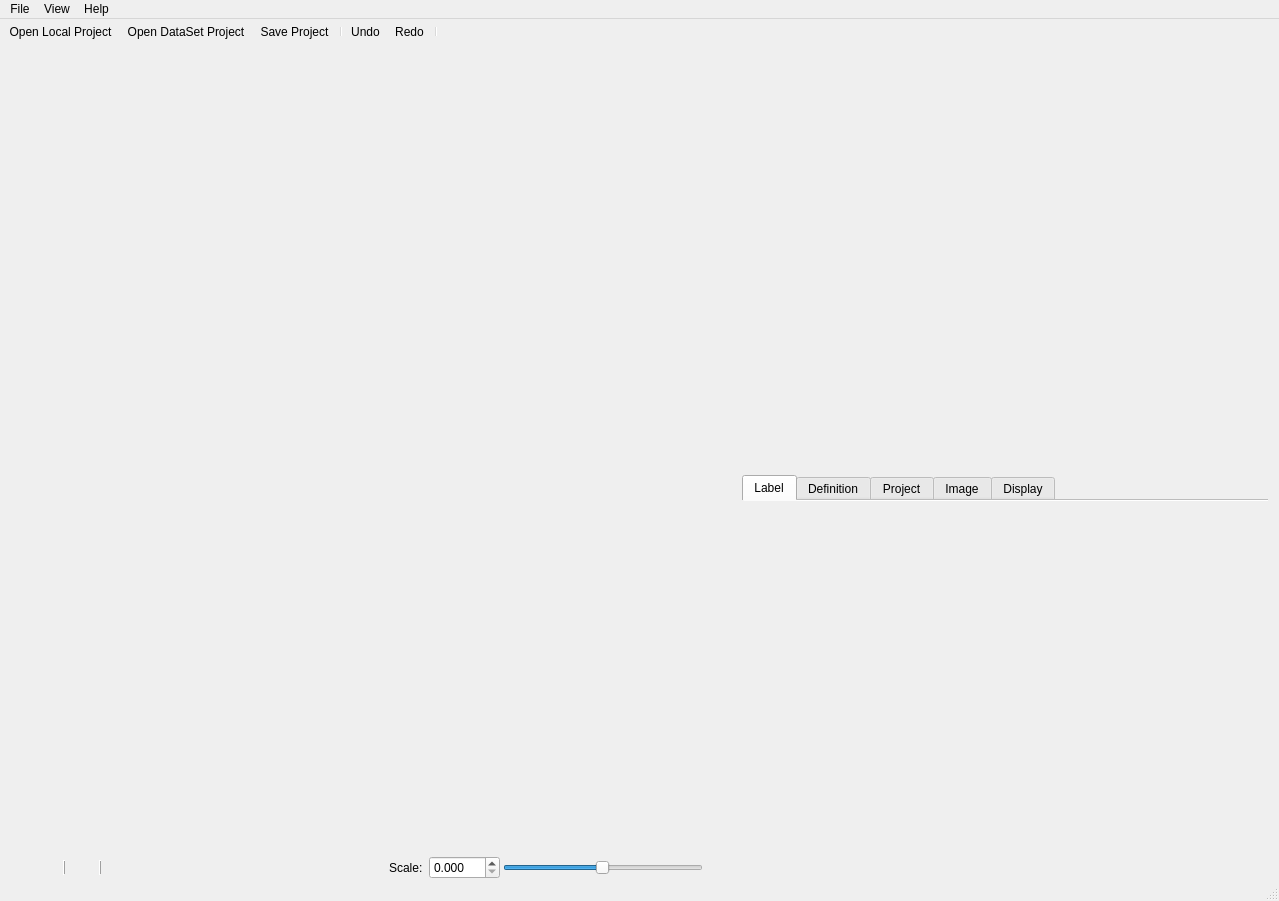
<?xml version="1.0" encoding="UTF-8"?>
<ui version="4.0">
 <class>MainWindowClass</class>
 <widget class="QMainWindow" name="MainWindowClass">
  <property name="geometry">
   <rect>
    <x>0</x>
    <y>0</y>
    <width>1279</width>
    <height>901</height>
   </rect>
  </property>
  <property name="windowTitle">
   <string>MainWindow</string>
  </property>
  <widget class="QWidget" name="centralWidget">
   <property name="sizePolicy">
    <sizepolicy hsizetype="Ignored" vsizetype="Ignored">
     <horstretch>0</horstretch>
     <verstretch>0</verstretch>
    </sizepolicy>
   </property>
   <property name="autoFillBackground">
    <bool>true</bool>
   </property>
   <layout class="QVBoxLayout" name="verticalLayout">
    <property name="spacing">
     <number>0</number>
    </property>
    <property name="leftMargin">
     <number>0</number>
    </property>
    <property name="topMargin">
     <number>1</number>
    </property>
    <property name="rightMargin">
     <number>0</number>
    </property>
    <property name="bottomMargin">
     <number>0</number>
    </property>
    <item>
     <widget class="QSplitter" name="splitter">
      <property name="autoFillBackground">
       <bool>true</bool>
      </property>
      <property name="lineWidth">
       <number>0</number>
      </property>
      <property name="orientation">
       <enum>Qt::Horizontal</enum>
      </property>
      <property name="opaqueResize">
       <bool>true</bool>
      </property>
      <property name="handleWidth">
       <number>1</number>
      </property>
      <property name="childrenCollapsible">
       <bool>false</bool>
      </property>
      <widget class="QWidget" name="verticalLayoutWidget_2">
       <layout class="QVBoxLayout" name="left_verticalLayout">
        <item>
         <widget class="SourcePicturesWidget" name="files_tree" native="true"/>
        </item>
       </layout>
      </widget>
      <widget class="QWidget" name="verticalLayoutWidget">
       <layout class="QVBoxLayout" name="center_verticalLayout">
        <property name="spacing">
         <number>1</number>
        </property>
        <property name="leftMargin">
         <number>0</number>
        </property>
        <property name="topMargin">
         <number>0</number>
        </property>
        <property name="rightMargin">
         <number>0</number>
        </property>
        <property name="bottomMargin">
         <number>0</number>
        </property>
        <item>
         <widget class="DesktopWidget" name="desktop" native="true">
          <property name="sizePolicy">
           <sizepolicy hsizetype="Preferred" vsizetype="Expanding">
            <horstretch>0</horstretch>
            <verstretch>0</verstretch>
           </sizepolicy>
          </property>
          <layout class="QVBoxLayout" name="verticalLayout_2">
           <property name="spacing">
            <number>0</number>
           </property>
           <property name="leftMargin">
            <number>0</number>
           </property>
           <property name="topMargin">
            <number>0</number>
           </property>
           <property name="rightMargin">
            <number>0</number>
           </property>
           <property name="bottomMargin">
            <number>0</number>
           </property>
          </layout>
         </widget>
        </item>
        <item>
         <widget class="QWidget" name="desktop_controls_widget" native="true">
          <property name="autoFillBackground">
           <bool>true</bool>
          </property>
          <layout class="QHBoxLayout" name="horizontalLayout">
           <property name="spacing">
            <number>3</number>
           </property>
           <property name="leftMargin">
            <number>6</number>
           </property>
           <property name="topMargin">
            <number>0</number>
           </property>
           <property name="rightMargin">
            <number>0</number>
           </property>
           <property name="bottomMargin">
            <number>0</number>
           </property>
           <item>
            <widget class="ElidedLabelWidget" name="mouse_pos_label" native="true">
             <property name="sizePolicy">
              <sizepolicy hsizetype="Preferred" vsizetype="Preferred">
               <horstretch>0</horstretch>
               <verstretch>0</verstretch>
              </sizepolicy>
             </property>
             <property name="minimumSize">
              <size>
               <width>0</width>
               <height>0</height>
              </size>
             </property>
            </widget>
           </item>
           <item>
            <widget class="Line" name="line">
             <property name="maximumSize">
              <size>
               <width>16777215</width>
               <height>15</height>
              </size>
             </property>
             <property name="frameShadow">
              <enum>QFrame::Raised</enum>
             </property>
             <property name="orientation">
              <enum>Qt::Vertical</enum>
             </property>
            </widget>
           </item>
           <item>
            <widget class="ColorDisplayWidget" name="color_widget" native="true">
             <property name="minimumSize">
              <size>
               <width>24</width>
               <height>0</height>
              </size>
             </property>
            </widget>
           </item>
           <item>
            <widget class="ElidedLabelWidget" name="color_value_label" native="true">
             <property name="sizePolicy">
              <sizepolicy hsizetype="Preferred" vsizetype="Preferred">
               <horstretch>0</horstretch>
               <verstretch>0</verstretch>
              </sizepolicy>
             </property>
            </widget>
           </item>
           <item>
            <widget class="Line" name="line_2">
             <property name="maximumSize">
              <size>
               <width>16777215</width>
               <height>15</height>
              </size>
             </property>
             <property name="frameShadow">
              <enum>QFrame::Raised</enum>
             </property>
             <property name="orientation">
              <enum>Qt::Vertical</enum>
             </property>
            </widget>
           </item>
           <item>
            <widget class="ElidedLabelWidget" name="desktop_status_label" native="true">
             <property name="sizePolicy">
              <sizepolicy hsizetype="MinimumExpanding" vsizetype="Preferred">
               <horstretch>0</horstretch>
               <verstretch>0</verstretch>
              </sizepolicy>
             </property>
            </widget>
           </item>
           <item>
            <widget class="QLabel" name="label">
             <property name="text">
              <string>Scale: </string>
             </property>
            </widget>
           </item>
           <item>
            <widget class="QDoubleSpinBox" name="scale_doubleSpinBox">
             <property name="decimals">
              <number>3</number>
             </property>
             <property name="minimum">
              <double>0.000000000000000</double>
             </property>
             <property name="maximum">
              <double>500.000000000000000</double>
             </property>
             <property name="singleStep">
              <double>0.100000000000000</double>
             </property>
            </widget>
           </item>
           <item>
            <widget class="QSlider" name="scale_horizontalSlider">
             <property name="maximumSize">
              <size>
               <width>200</width>
               <height>16777215</height>
              </size>
             </property>
             <property name="minimum">
              <number>1</number>
             </property>
             <property name="maximum">
              <number>100</number>
             </property>
             <property name="singleStep">
              <number>1</number>
             </property>
             <property name="pageStep">
              <number>5</number>
             </property>
             <property name="value">
              <number>50</number>
             </property>
             <property name="orientation">
              <enum>Qt::Horizontal</enum>
             </property>
             <property name="invertedAppearance">
              <bool>false</bool>
             </property>
             <property name="invertedControls">
              <bool>false</bool>
             </property>
            </widget>
           </item>
           <item>
            <widget class="QPushButton" name="fit_image_to_desktop_pushButton">
             <property name="maximumSize">
              <size>
               <width>24</width>
               <height>24</height>
              </size>
             </property>
             <property name="text">
              <string/>
             </property>
             <property name="icon">
              <iconset resource="MainWindow.qrc">
               <normaloff>:/MainWindow/Resources/fit_to_size.ico</normaloff>:/MainWindow/Resources/fit_to_size.ico</iconset>
             </property>
             <property name="iconSize">
              <size>
               <width>16</width>
               <height>16</height>
              </size>
             </property>
             <property name="flat">
              <bool>true</bool>
             </property>
            </widget>
           </item>
          </layout>
         </widget>
        </item>
       </layout>
      </widget>
      <widget class="QWidget" name="verticalLayoutWidget_3">
       <layout class="QVBoxLayout" name="right_verticalLayout">
        <property name="bottomMargin">
         <number>0</number>
        </property>
        <item>
         <widget class="QWidget" name="tools_widget" native="true">
          <layout class="QVBoxLayout" name="verticalLayout_3">
           <property name="spacing">
            <number>0</number>
           </property>
           <property name="leftMargin">
            <number>0</number>
           </property>
           <property name="topMargin">
            <number>0</number>
           </property>
           <property name="rightMargin">
            <number>0</number>
           </property>
           <property name="bottomMargin">
            <number>0</number>
           </property>
           <item>
            <widget class="QSplitter" name="splitter_2">
             <property name="orientation">
              <enum>Qt::Vertical</enum>
             </property>
             <property name="handleWidth">
              <number>1</number>
             </property>
             <property name="childrenCollapsible">
              <bool>false</bool>
             </property>
             <widget class="ToolboxWidget" name="toolbox" native="true"/>
             <widget class="QTabWidget" name="tools_tabs_widget">
              <property name="autoFillBackground">
               <bool>true</bool>
              </property>
              <property name="tabPosition">
               <enum>QTabWidget::North</enum>
              </property>
              <property name="tabShape">
               <enum>QTabWidget::Rounded</enum>
              </property>
              <property name="currentIndex">
               <number>0</number>
              </property>
              <property name="documentMode">
               <bool>true</bool>
              </property>
              <widget class="LabelPropertiesWidget" name="label_editor">
               <attribute name="title">
                <string>Label</string>
               </attribute>
              </widget>
              <widget class="LabelDefinitionPropertiesWidget" name="definition_editor">
               <attribute name="title">
                <string>Definition</string>
               </attribute>
              </widget>
              <widget class="ProjectSettingsWidget" name="project_settings">
               <attribute name="title">
                <string>Project</string>
               </attribute>
              </widget>
              <widget class="ImagePropertiesWidget" name="image_properties">
               <attribute name="title">
                <string>Image</string>
               </attribute>
              </widget>
              <widget class="ImageSettingsWidget" name="image_settings">
               <attribute name="title">
                <string>Display</string>
               </attribute>
              </widget>
             </widget>
            </widget>
           </item>
          </layout>
         </widget>
        </item>
       </layout>
      </widget>
     </widget>
    </item>
   </layout>
  </widget>
  <widget class="QMenuBar" name="menuBar">
   <property name="geometry">
    <rect>
     <x>0</x>
     <y>0</y>
     <width>1279</width>
     <height>22</height>
    </rect>
   </property>
   <widget class="QMenu" name="menuFile">
    <property name="title">
     <string>File</string>
    </property>
    <widget class="QMenu" name="menuRecent_Projects">
     <property name="title">
      <string>Recent Projects</string>
     </property>
    </widget>
    <addaction name="new_project_action"/>
    <addaction name="separator"/>
    <addaction name="open_action"/>
    <addaction name="open_dataset_action"/>
    <addaction name="separator"/>
    <addaction name="save_action"/>
    <addaction name="save_as_action"/>
    <addaction name="separator"/>
    <addaction name="menuRecent_Projects"/>
    <addaction name="separator"/>
    <addaction name="exit_action"/>
   </widget>
   <widget class="QMenu" name="menuHelp">
    <property name="title">
     <string>Help</string>
    </property>
    <addaction name="about_action"/>
   </widget>
   <widget class="QMenu" name="menuView">
    <property name="title">
     <string>View</string>
    </property>
    <addaction name="fit_image_to_view_when_selected_action"/>
    <addaction name="enable_toolbox_filter_action"/>
    <addaction name="separator"/>
    <addaction name="action3d_View"/>
   </widget>
   <addaction name="menuFile"/>
   <addaction name="menuView"/>
   <addaction name="menuHelp"/>
  </widget>
  <widget class="QToolBar" name="mainToolBar">
   <property name="styleSheet">
    <string notr="true">QToolBar {
	border: none;
}
</string>
   </property>
   <property name="movable">
    <bool>false</bool>
   </property>
   <property name="toolButtonStyle">
    <enum>Qt::ToolButtonIconOnly</enum>
   </property>
   <property name="floatable">
    <bool>false</bool>
   </property>
   <attribute name="toolBarArea">
    <enum>TopToolBarArea</enum>
   </attribute>
   <attribute name="toolBarBreak">
    <bool>false</bool>
   </attribute>
   <addaction name="open_action"/>
   <addaction name="open_dataset_action"/>
   <addaction name="save_action"/>
   <addaction name="separator"/>
   <addaction name="undo_action"/>
   <addaction name="redo_action"/>
   <addaction name="separator"/>
  </widget>
  <widget class="QStatusBar" name="statusBar"/>
  <action name="save_action">
   <property name="icon">
    <iconset resource="MainWindow.qrc">
     <normaloff>:/MainWindow/Resources/save.ico</normaloff>:/MainWindow/Resources/save.ico</iconset>
   </property>
   <property name="text">
    <string>Save Project</string>
   </property>
  </action>
  <action name="open_action">
   <property name="icon">
    <iconset resource="MainWindow.qrc">
     <normaloff>:/MainWindow/Resources/open.ico</normaloff>:/MainWindow/Resources/open.ico</iconset>
   </property>
   <property name="text">
    <string>Open Local Project...</string>
   </property>
   <property name="toolTip">
    <string>Open</string>
   </property>
  </action>
  <action name="actionRecent_Projects">
   <property name="text">
    <string>Recent Projects</string>
   </property>
  </action>
  <action name="about_action">
   <property name="text">
    <string>About...</string>
   </property>
  </action>
  <action name="exit_action">
   <property name="text">
    <string>Exit</string>
   </property>
  </action>
  <action name="fit_image_to_view_when_selected_action">
   <property name="checkable">
    <bool>true</bool>
   </property>
   <property name="text">
    <string>Fit image to view when selected</string>
   </property>
  </action>
  <action name="action3d_View">
   <property name="icon">
    <iconset resource="MainWindow.qrc">
     <normaloff>:/MainWindow/Resources/3d.ico</normaloff>:/MainWindow/Resources/3d.ico</iconset>
   </property>
   <property name="text">
    <string>Open 3d View Window</string>
   </property>
  </action>
  <action name="undo_action">
   <property name="icon">
    <iconset resource="MainWindow.qrc">
     <normaloff>:/MainWindow/Resources/Undo.ico</normaloff>:/MainWindow/Resources/Undo.ico</iconset>
   </property>
   <property name="text">
    <string>Undo</string>
   </property>
  </action>
  <action name="redo_action">
   <property name="icon">
    <iconset resource="MainWindow.qrc">
     <normaloff>:/MainWindow/Resources/Redo.ico</normaloff>:/MainWindow/Resources/Redo.ico</iconset>
   </property>
   <property name="text">
    <string>Redo</string>
   </property>
  </action>
  <action name="open_dataset_action">
   <property name="icon">
    <iconset resource="MainWindow.qrc">
     <normaloff>:/MainWindow/Resources/folder_network.ico</normaloff>:/MainWindow/Resources/folder_network.ico</iconset>
   </property>
   <property name="text">
    <string>Open DataSet Project...</string>
   </property>
  </action>
  <action name="enable_toolbox_filter_action">
   <property name="checkable">
    <bool>true</bool>
   </property>
   <property name="text">
    <string>Enable toolbox filter</string>
   </property>
  </action>
  <action name="project_settings_action">
   <property name="icon">
    <iconset resource="MainWindow.qrc">
     <normaloff>:/MainWindow/Resources/configuration.ico</normaloff>:/MainWindow/Resources/configuration.ico</iconset>
   </property>
   <property name="text">
    <string>Project settings</string>
   </property>
  </action>
  <action name="new_project_action">
   <property name="icon">
    <iconset resource="MainWindow.qrc">
     <normaloff>:/MainWindow/Resources/new.ico</normaloff>:/MainWindow/Resources/new.ico</iconset>
   </property>
   <property name="text">
    <string>New Project...</string>
   </property>
  </action>
  <action name="save_as_action">
   <property name="icon">
    <iconset resource="MainWindow.qrc">
     <normaloff>:/MainWindow/Resources/save.ico</normaloff>:/MainWindow/Resources/save.ico</iconset>
   </property>
   <property name="text">
    <string>Save Project As...</string>
   </property>
   <property name="toolTip">
    <string>Save Project As</string>
   </property>
  </action>
 </widget>
 <layoutdefault spacing="6" margin="11"/>
 <customwidgets>
  <customwidget>
   <class>ColorDisplayWidget</class>
   <extends>QWidget</extends>
   <header location="global">ColorDisplayWidget.h</header>
   <container>1</container>
  </customwidget>
  <customwidget>
   <class>SourcePicturesWidget</class>
   <extends>QWidget</extends>
   <header>SourcePicturesWidget.h</header>
   <container>1</container>
  </customwidget>
  <customwidget>
   <class>ToolboxWidget</class>
   <extends>QWidget</extends>
   <header>ToolboxWidget.h</header>
   <container>1</container>
  </customwidget>
  <customwidget>
   <class>LabelPropertiesWidget</class>
   <extends>QWidget</extends>
   <header>LabelPropertiesWidget.h</header>
   <container>1</container>
  </customwidget>
  <customwidget>
   <class>LabelDefinitionPropertiesWidget</class>
   <extends>QWidget</extends>
   <header>LabelDefinitionPropertiesWidget.h</header>
   <container>1</container>
  </customwidget>
  <customwidget>
   <class>ProjectSettingsWidget</class>
   <extends>QWidget</extends>
   <header>ProjectSettingsWidget.h</header>
   <container>1</container>
  </customwidget>
  <customwidget>
   <class>ImageSettingsWidget</class>
   <extends>QWidget</extends>
   <header>ImageSettingsWidget.h</header>
   <container>1</container>
  </customwidget>
  <customwidget>
   <class>DesktopWidget</class>
   <extends>QWidget</extends>
   <header>DesktopWidget.h</header>
   <container>1</container>
  </customwidget>
  <customwidget>
   <class>ElidedLabelWidget</class>
   <extends>QWidget</extends>
   <header>ElidedLabelWidget.h</header>
   <container>1</container>
  </customwidget>
  <customwidget>
   <class>ImagePropertiesWidget</class>
   <extends>QWidget</extends>
   <header>ImagePropertiesWidget.h</header>
   <container>1</container>
  </customwidget>
 </customwidgets>
 <resources>
  <include location="MainWindow.qrc"/>
 </resources>
 <connections/>
</ui>
